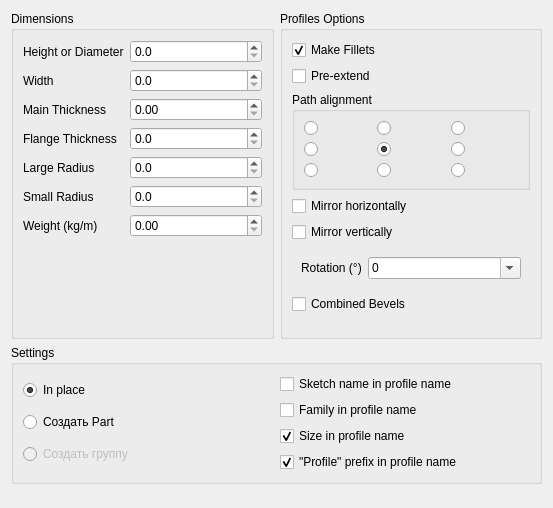
<?xml version="1.0" encoding="UTF-8"?>
<ui version="4.0">
 <class>Dialog</class>
 <widget class="QDialog" name="Dialog">
  <property name="geometry">
   <rect>
    <x>0</x>
    <y>0</y>
    <width>553</width>
    <height>508</height>
   </rect>
  </property>
  <property name="windowTitle">
   <string>Настройки профиля</string>
  </property>
  <layout class="QVBoxLayout" name="verticalLayout_2">
   <item>
    <layout class="QHBoxLayout" name="horizontalLayout">
     <item>
      <widget class="QGroupBox" name="groupBox_2">
       <property name="title">
        <string>Dimensions</string>
       </property>
       <layout class="QFormLayout" name="formLayout_2">
        <item row="0" column="0">
         <widget class="QLabel" name="label_3">
          <property name="text">
           <string>Height or Diameter</string>
          </property>
         </widget>
        </item>
        <item row="0" column="1">
         <widget class="QDoubleSpinBox" name="sb_height">
          <property name="toolTip">
           <string>Adjust Height</string>
          </property>
          <property name="decimals">
           <number>1</number>
          </property>
          <property name="minimum">
           <double>0.000000000000000</double>
          </property>
          <property name="maximum">
           <double>1000.000000000000000</double>
          </property>
          <property name="singleStep">
           <double>0.100000000000000</double>
          </property>
          <property name="value">
           <double>0.000000000000000</double>
          </property>
         </widget>
        </item>
        <item row="1" column="0">
         <widget class="QLabel" name="label_4">
          <property name="text">
           <string>Width</string>
          </property>
         </widget>
        </item>
        <item row="1" column="1">
         <widget class="QDoubleSpinBox" name="sb_width">
          <property name="decimals">
           <number>1</number>
          </property>
          <property name="minimum">
           <double>0.000000000000000</double>
          </property>
          <property name="maximum">
           <double>1000.000000000000000</double>
          </property>
          <property name="singleStep">
           <double>0.100000000000000</double>
          </property>
          <property name="value">
           <double>0.000000000000000</double>
          </property>
         </widget>
        </item>
        <item row="3" column="0">
         <widget class="QLabel" name="label_6">
          <property name="text">
           <string>Main Thickness</string>
          </property>
         </widget>
        </item>
        <item row="3" column="1">
         <widget class="QDoubleSpinBox" name="sb_main_thickness">
          <property name="maximum">
           <double>100.000000000000000</double>
          </property>
          <property name="singleStep">
           <double>0.100000000000000</double>
          </property>
         </widget>
        </item>
        <item row="4" column="0">
         <widget class="QLabel" name="label_7">
          <property name="text">
           <string>Flange Thickness</string>
          </property>
         </widget>
        </item>
        <item row="4" column="1">
         <widget class="QDoubleSpinBox" name="sb_flange_thickness">
          <property name="decimals">
           <number>1</number>
          </property>
          <property name="singleStep">
           <double>0.100000000000000</double>
          </property>
         </widget>
        </item>
        <item row="5" column="0">
         <widget class="QLabel" name="label_8">
          <property name="text">
           <string>Large Radius</string>
          </property>
         </widget>
        </item>
        <item row="5" column="1">
         <widget class="QDoubleSpinBox" name="sb_radius1">
          <property name="decimals">
           <number>1</number>
          </property>
          <property name="maximum">
           <double>50.000000000000000</double>
          </property>
          <property name="singleStep">
           <double>0.100000000000000</double>
          </property>
         </widget>
        </item>
        <item row="6" column="0">
         <widget class="QLabel" name="label_9">
          <property name="text">
           <string>Small Radius</string>
          </property>
         </widget>
        </item>
        <item row="6" column="1">
         <widget class="QDoubleSpinBox" name="sb_radius2">
          <property name="decimals">
           <number>1</number>
          </property>
          <property name="maximum">
           <double>50.000000000000000</double>
          </property>
          <property name="singleStep">
           <double>0.100000000000000</double>
          </property>
         </widget>
        </item>
        <item row="7" column="0">
         <widget class="QLabel" name="label_12">
          <property name="text">
           <string>Weight (kg/m)</string>
          </property>
         </widget>
        </item>
        <item row="7" column="1">
         <widget class="QDoubleSpinBox" name="sb_weight">
          <property name="maximum">
           <double>500.000000000000000</double>
          </property>
          <property name="singleStep">
           <double>0.100000000000000</double>
          </property>
         </widget>
        </item>
       </layout>
      </widget>
     </item>
     <item>
      <widget class="QGroupBox" name="groupBox_3">
       <property name="title">
        <string>Profiles Options</string>
       </property>
       <layout class="QVBoxLayout" name="verticalLayout">
        <item>
         <widget class="QCheckBox" name="cb_make_fillet">
          <property name="text">
           <string>Make Fillets</string>
          </property>
          <property name="checked">
           <bool>true</bool>
          </property>
         </widget>
        </item>
        <item>
         <widget class="QCheckBox" name="cb_pre_extend">
          <property name="toolTip">
           <string>Extend the profile by max(W, H)</string>
          </property>
          <property name="text">
           <string>Pre-extend</string>
          </property>
         </widget>
        </item>
        <item>
         <widget class="QGroupBox" name="group_anchor">
          <property name="title">
           <string>Path alignment</string>
          </property>
          <layout class="QGridLayout" name="grid_anchor">
           <item row="0" column="0">
            <widget class="QRadioButton" name="rb_anchor_0_2"/>
           </item>
           <item row="0" column="1">
            <widget class="QRadioButton" name="rb_anchor_1_2"/>
           </item>
           <item row="0" column="2">
            <widget class="QRadioButton" name="rb_anchor_2_2"/>
           </item>
           <item row="1" column="0">
            <widget class="QRadioButton" name="rb_anchor_0_1"/>
           </item>
           <item row="1" column="1">
            <widget class="QRadioButton" name="rb_anchor_1_1">
             <property name="checked">
              <bool>true</bool>
             </property>
            </widget>
           </item>
           <item row="1" column="2">
            <widget class="QRadioButton" name="rb_anchor_2_1"/>
           </item>
           <item row="2" column="0">
            <widget class="QRadioButton" name="rb_anchor_0_0"/>
           </item>
           <item row="2" column="1">
            <widget class="QRadioButton" name="rb_anchor_1_0"/>
           </item>
           <item row="2" column="2">
            <widget class="QRadioButton" name="rb_anchor_2_0"/>
           </item>
          </layout>
         </widget>
        </item>
        <item>
         <widget class="QCheckBox" name="cb_mirror_h">
          <property name="text">
           <string>Mirror horizontally</string>
          </property>
         </widget>
        </item>
        <item>
         <widget class="QCheckBox" name="cb_mirror_v">
          <property name="text">
           <string>Mirror vertically</string>
          </property>
         </widget>
        </item>
        <item>
         <widget class="QWidget" name="widget_rotation" native="true">
          <layout class="QFormLayout" name="form_rotation">
           <item row="0" column="0">
            <widget class="QLabel" name="label_rotation">
             <property name="text">
              <string>Rotation (°)</string>
             </property>
            </widget>
           </item>
           <item row="0" column="1">
            <widget class="QComboBox" name="combo_rotation">
             <property name="editable">
              <bool>true</bool>
             </property>
             <property name="currentText">
              <string>0</string>
             </property>
            </widget>
           </item>
          </layout>
         </widget>
        </item>
        <item>
         <widget class="QCheckBox" name="cb_combined_bevel">
          <property name="text">
           <string>Combined Bevels</string>
          </property>
         </widget>
        </item>
        <item>
         <spacer name="verticalSpacer_2">
          <property name="orientation">
           <enum>Qt::Orientation::Vertical</enum>
          </property>
          <property name="sizeHint" stdset="0">
           <size>
            <width>20</width>
            <height>40</height>
           </size>
          </property>
         </spacer>
        </item>
       </layout>
      </widget>
     </item>
    </layout>
   </item>
   <item>
    <widget class="QGroupBox" name="groupBox_5">
     <property name="title">
      <string>Settings</string>
     </property>
     <layout class="QHBoxLayout" name="horizontalLayout_4">
      <item>
       <layout class="QVBoxLayout" name="verticalLayout_4">
        <item>
         <widget class="QRadioButton" name="rb_profiles_in_place">
          <property name="toolTip">
           <string>&lt;html&gt;&lt;head/&gt;&lt;body&gt;&lt;p&gt;Создать профиль на том же уровне, что и источник (эскиз или параметрическая линия)&lt;/p&gt;&lt;/body&gt;&lt;/html&gt;</string>
          </property>
          <property name="text">
           <string>In place</string>
          </property>
          <property name="checked">
           <bool>true</bool>
          </property>
         </widget>
        </item>
        <item>
         <widget class="QRadioButton" name="rb_profiles_in_part">
          <property name="toolTip">
           <string>&lt;html&gt;&lt;head/&gt;&lt;body&gt;&lt;p&gt;Создавать профили в новом контейнере Part&lt;/p&gt;&lt;/body&gt;&lt;/html&gt;</string>
          </property>
          <property name="text">
           <string>Создать Part</string>
          </property>
         </widget>
        </item>
        <item>
         <widget class="QRadioButton" name="rb_profiles_in_group">
          <property name="enabled">
           <bool>false</bool>
          </property>
          <property name="toolTip">
           <string>&lt;html&gt;&lt;head/&gt;&lt;body&gt;&lt;p&gt;Создавать профили в новом контейнере Part&lt;/p&gt;&lt;/body&gt;&lt;/html&gt;</string>
          </property>
          <property name="text">
           <string>Создать группу</string>
          </property>
         </widget>
        </item>
       </layout>
      </item>
      <item>
       <layout class="QVBoxLayout" name="verticalLayout_5">
        <item>
         <widget class="QCheckBox" name="cb_sketch_in_name">
          <property name="text">
           <string>Sketch name in profile name</string>
          </property>
         </widget>
        </item>
        <item>
         <widget class="QCheckBox" name="cb_family_in_name">
          <property name="text">
           <string>Family in profile name</string>
          </property>
         </widget>
        </item>
        <item>
         <widget class="QCheckBox" name="cb_size_in_name">
          <property name="text">
           <string>Size in profile name</string>
          </property>
          <property name="checked">
           <bool>true</bool>
          </property>
         </widget>
        </item>
        <item>
         <widget class="QCheckBox" name="cb_prefix_profile_in_name">
          <property name="text">
           <string>&quot;Profile&quot; prefix in profile name</string>
          </property>
          <property name="checked">
           <bool>true</bool>
          </property>
         </widget>
        </item>
       </layout>
      </item>
     </layout>
    </widget>
   </item>
   <item>
    <spacer name="verticalSpacer">
     <property name="orientation">
      <enum>Qt::Orientation::Vertical</enum>
     </property>
     <property name="sizeHint" stdset="0">
      <size>
       <width>20</width>
       <height>40</height>
      </size>
     </property>
    </spacer>
   </item>
  </layout>
 </widget>
 <resources/>
 <connections/>
</ui>
